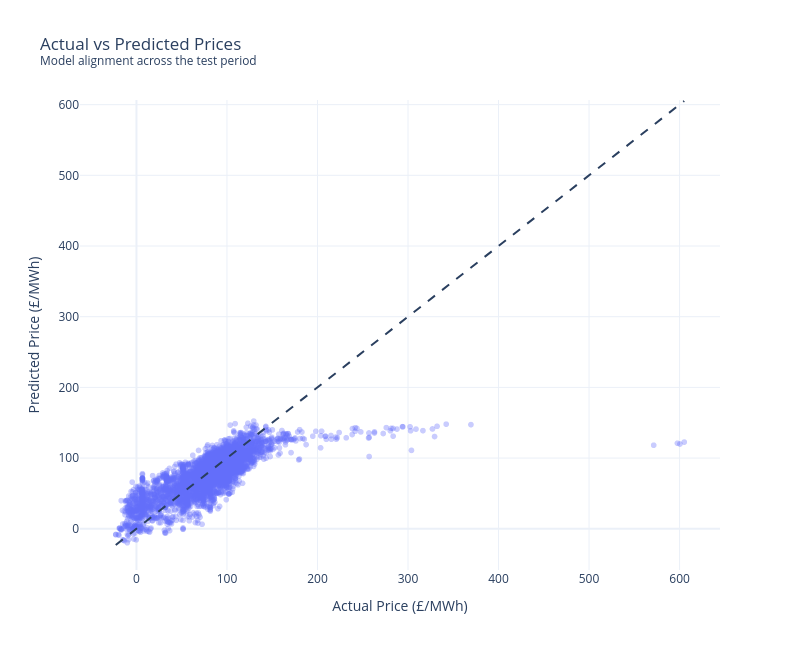

Source (notebook cell):
### Code cell
# --------------------------------------------------
# 2. Actual vs Predicted Scatter Plot
# --------------------------------------------------

fig = px.scatter(
    test,
    x="price",
    y="predicted_price",
    opacity=0.35,
    labels={
        "price": "Actual Price (£/MWh)",
        "predicted_price": "Predicted Price (£/MWh)"
    },
    title="Actual vs Predicted Prices<br><sup>Model alignment across the test period</sup>"
)

min_val = min(test["price"].min(), test["predicted_price"].min())
max_val = max(test["price"].max(), test["predicted_price"].max())

fig.add_shape(
    type="line",
    x0=min_val,
    y0=min_val,
    x1=max_val,
    y1=max_val,
    line=dict(dash="dash")
)

fig.update_layout(
    template="plotly_white",
    width=800,
    height=650
)

fig.write_html("figures/actual_vs_predicted_scatter.html")
fig.write_image("figures/actual_vs_predicted_scatter.png", scale=3)
fig.show()

### Figure 1 — Plotly figure (JSON) as saved in the notebook; plotly's stock layout.template omitted (floating-point values rounded to 4 significant figures; data arrays with more than 128 entries replaced by an {"elided": "..."} marker saying what was removed)
{"data": [{"hovertemplate": "Actual Price (£/MWh)=%{x}<br>Predicted Price (£/MWh)=%{y}<extra></extra>", "legendgroup": "", "marker": {"color": "#636efa", "opacity": 0.35, "symbol": "circle"}, "mode": "markers", "name": "", "showlegend": false, "type": "scattergl", "x": {"elided": "6874 float values"}, "xaxis": "x", "y": {"elided": "6874 float values"}, "yaxis": "y"}], "layout": {"height": 650, "legend": {"tracegroupgap": 0}, "shapes": [{"line": {"dash": "dash"}, "type": "line", "x0": -22.86, "x1": 605.2, "y0": -22.86, "y1": 605.2}], "title": {"text": "Actual vs Predicted Prices<br><sup>Model alignment across the test period</sup>"}, "width": 800, "xaxis": {"anchor": "y", "domain": [0, 1], "title": {"text": "Actual Price (£/MWh)"}}, "yaxis": {"anchor": "x", "domain": [0, 1], "title": {"text": "Predicted Price (£/MWh)"}}}}
